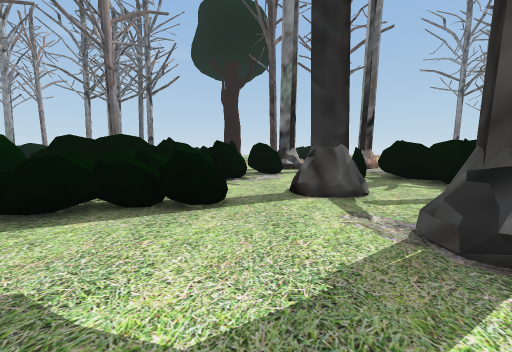
View 1 (above)

24 first-person views from a walk through a 3-D level made in the Unity game engine. The camera is 1.2 m above the floor, tilts 6° down and sees 90° across. The floor is counted in squares, 2 m on a side. Each view is taken from the middle of a square. On the plan, view 1 faces up. The plan holds only what a view shows up to about 9 squares ahead; the rest is blank. The place goes on beyond the plan. The player is left out.

View 2
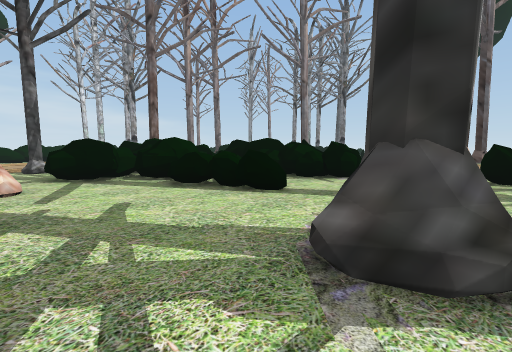

View 3
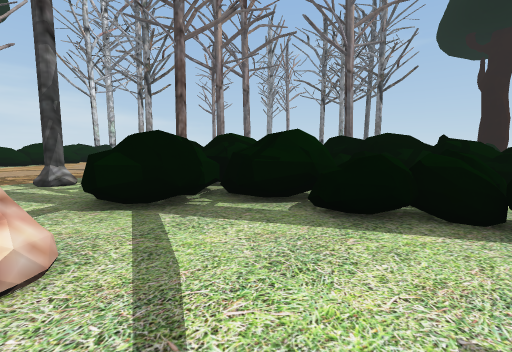

View 4
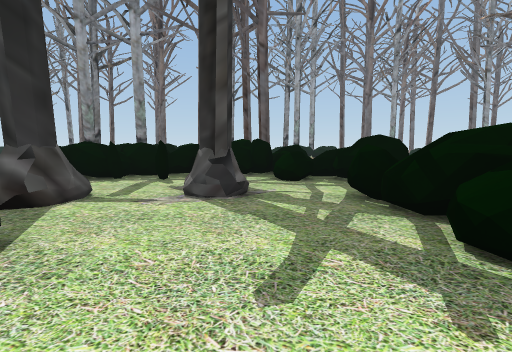

View 5
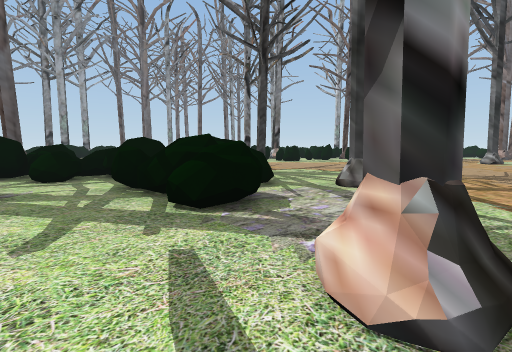

View 6
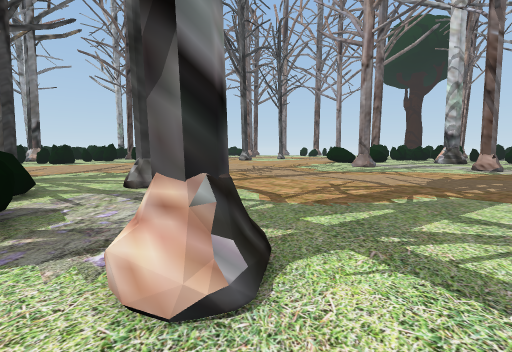

View 7
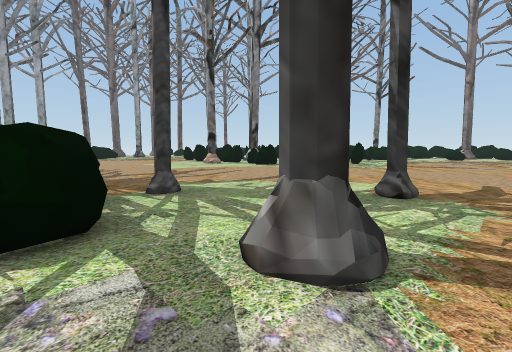

View 8
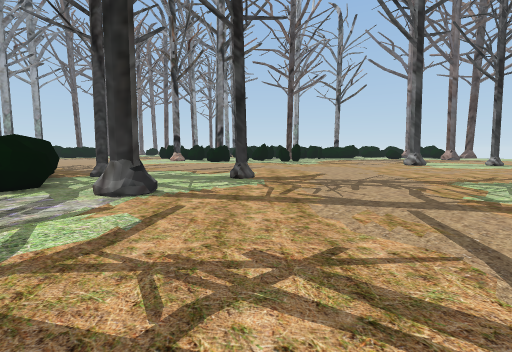

View 9
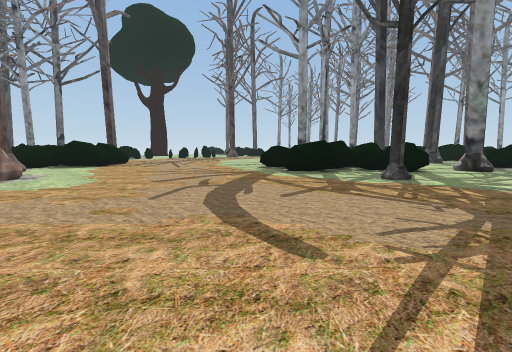

View 10
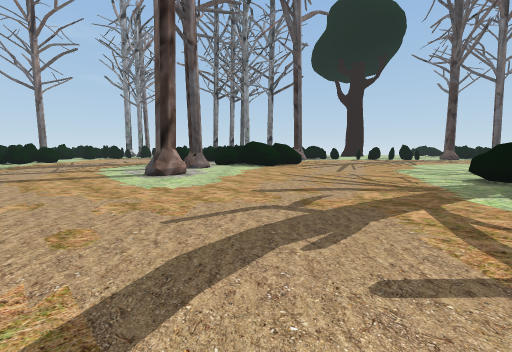

View 11
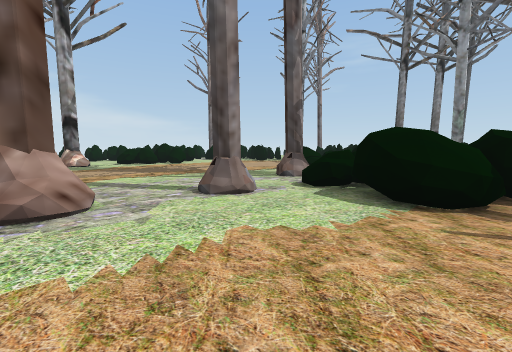

View 12
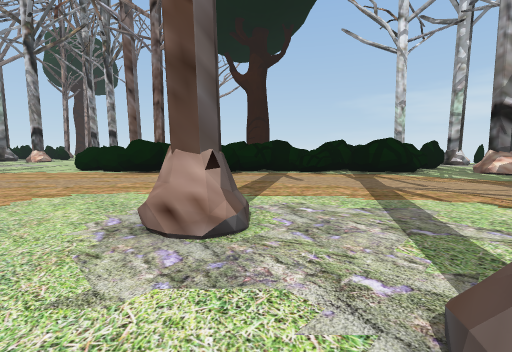

View 13
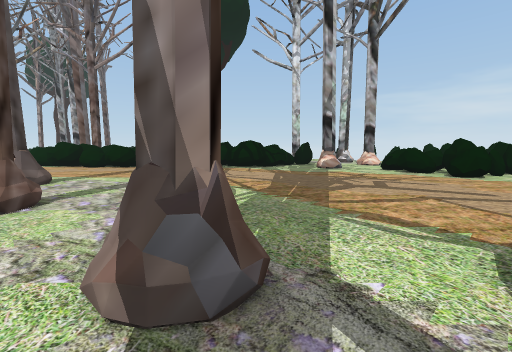

View 14
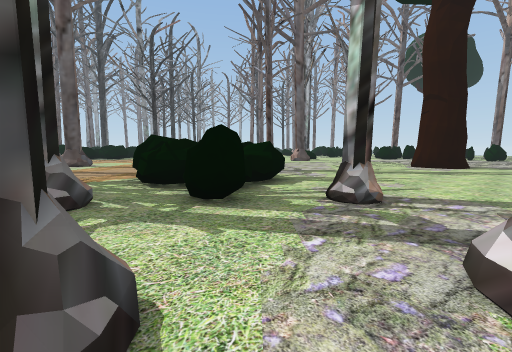

View 15
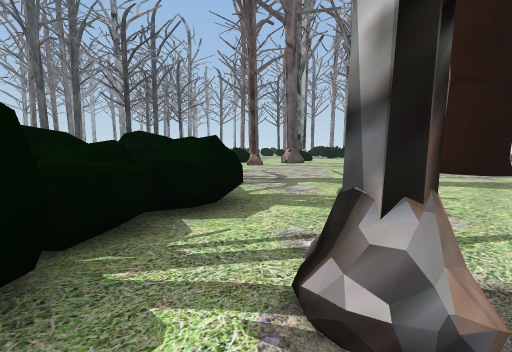

View 16
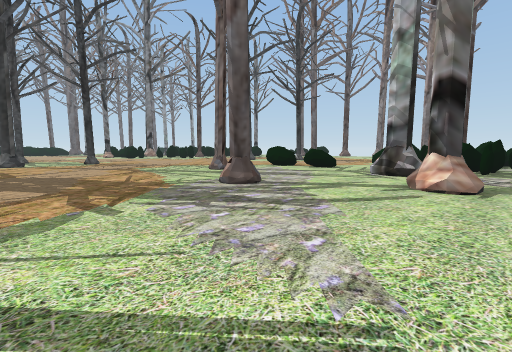

View 17
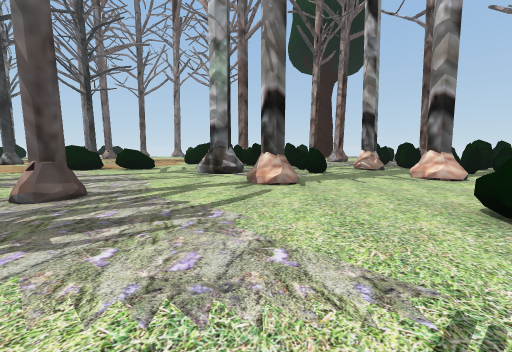

View 18
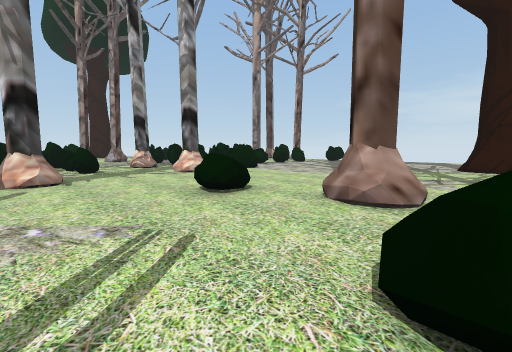

View 19
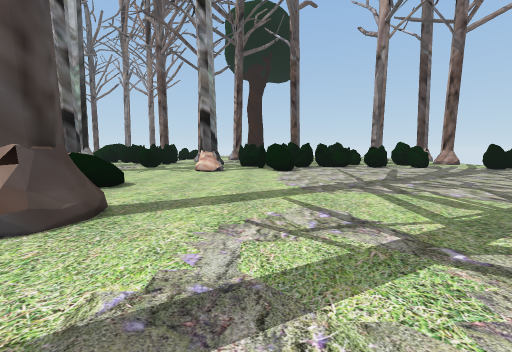

View 20
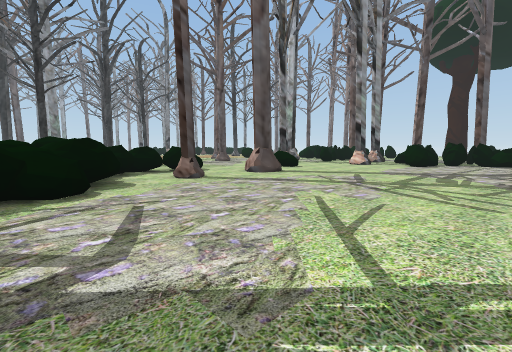

View 21
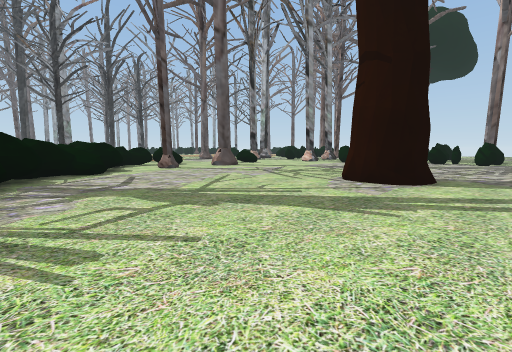

View 22
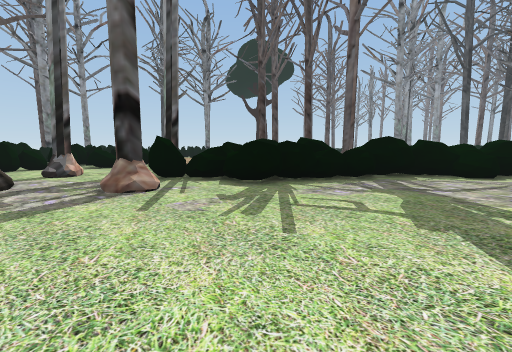

View 23
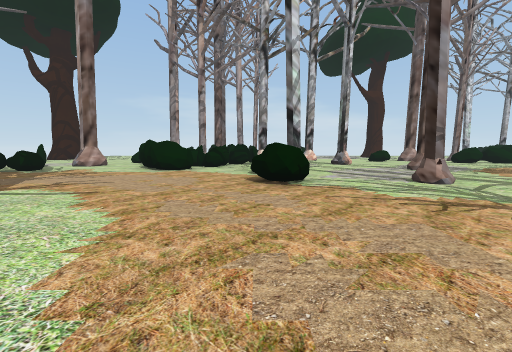

View 24
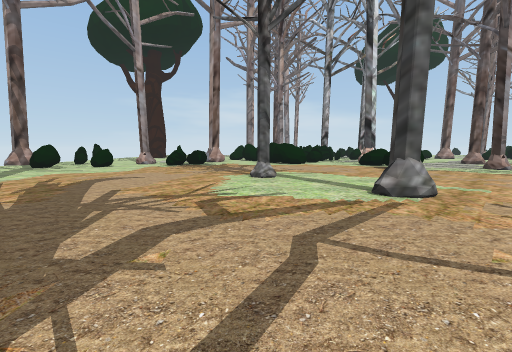

### Floor plan
Key: @ floor where view 1 was taken; # wall or solid block; x gap in a wall; . floor; / step, stairs or slope; = window, fence, low wall or low ledge; ^ raised ledge.
Columns run from 23 left of view 1 to 5 right of it. Each row starts with its distance up from view 1.
 12 # ##........==
 11 #^##^.....#.==
 10 #.=^........#^^
  9  ............^.......
  8 .#.#.......#.........  .# #
  7 ....................  #.. .
  6 #..^^#.....#.......  #^#.#.
  5 .#.^^^............^^#^^..#^^^
  4 ....^^^...........^^^...#.^^
  3 ......#^^........^^^^^^...#^
  2 .......^^#........#^^^...#.^^
  1 ........^^.......#.^.......##
  0 .........^^.........#..@..^^^
 -1 ........#.^...........^^^#^^
 -2 ./#.......^..    ......^##.
 -3 .//.....#.............#..^...
 -4 ........................#....
 -5 .........=...................
 -6 .............#........#......
 -7 .............................
 -8 .....#.#...#....#............
 -9 .##..^#...#..............
-10 .##^##=.....#...^.........
-11    # ##.#.#...=x^.........
-12   ##      ###...........
-13           .^^^......#...
-14           x  #..........
-15           ^ ##....#......
-16             ............
-17             #.^.........
-18             ..^.......
-19             #. ......
-20                ^....
-21                ....
-22                .#.
-23                ..

Where each view was taken, in squares from view 1:
view 1: 0 up, 0 right, facing up
view 2: 0 up, 2 right, facing up-left
view 3: 0 up, 1 left, facing up-left
view 4: 1 up, 2 left, facing right
view 5: 1 up, 3 left, facing down-right
view 6: 1 up, 3 left, facing down
view 7: 2 down, 2 left, facing down-right
view 8: 2 down, 5 left, facing down-right
view 9: 1 down, 12 left, facing up-right
view 10: 0 up, 10 left, facing up
view 11: 6 up, 9 left, facing up-left
view 12: 8 up, 11 left, facing down-left
view 13: 12 up, 12 left, facing down-left
view 14: 8 up, 23 left, facing down-right
view 15: 6 up, 22 left, facing down-right
view 16: 3 down, 13 left, facing down-right
view 17: 3 down, 12 left, facing down
view 18: 2 down, 12 left, facing down-left
view 19: 1 down, 17 left, facing down
view 20: 2 up, 20 left, facing down-right
view 21: 3 up, 23 left, facing down-right
view 22: 1 up, 23 left, facing up-right
view 23: 11 down, 2 left, facing left
view 24: 15 down, 1 right, facing left
